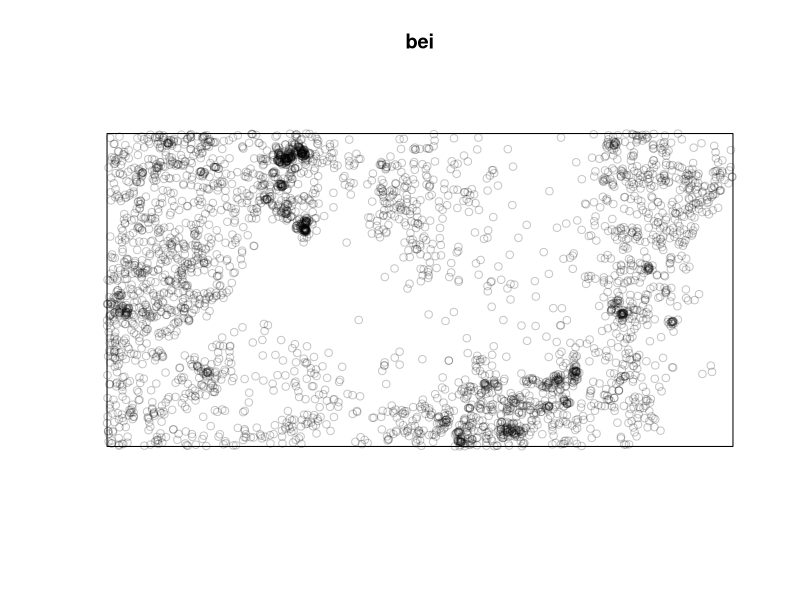
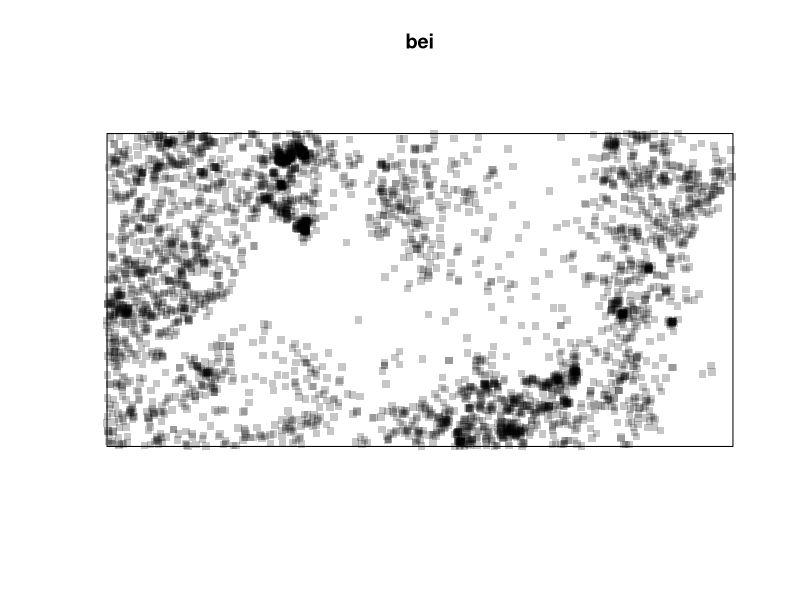
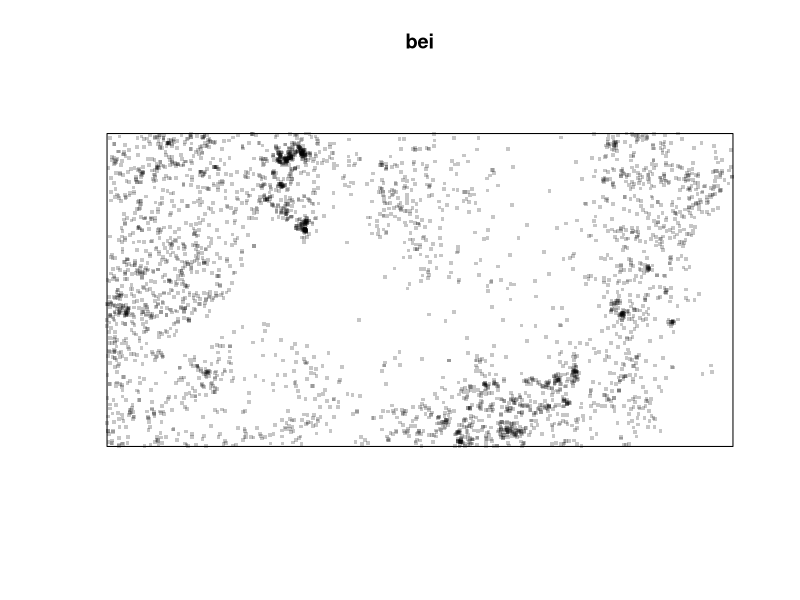
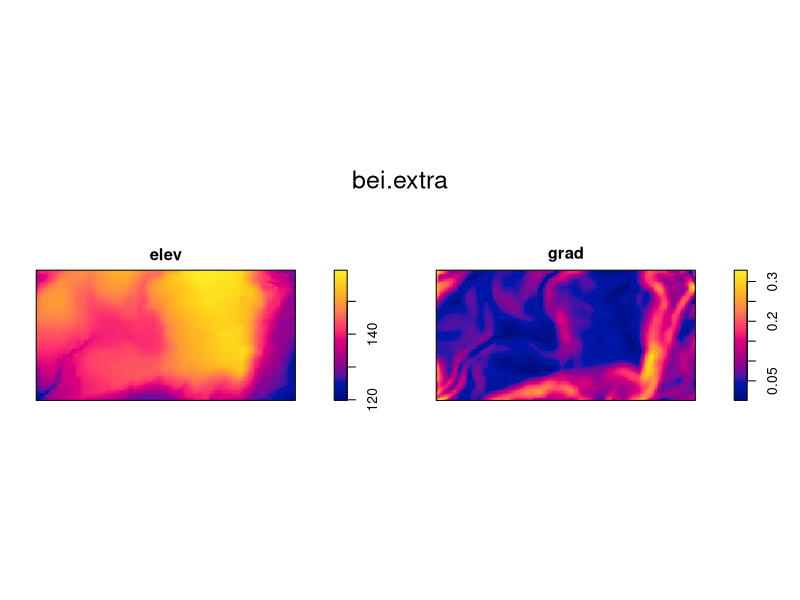

Generate these figures, in order, with R: (Note: this script raises an error after producing the figures.)
# R code for population density

# Installing packages
install.packages("spatstat")

# Using the packages(s)
library(spatstat)

# Recall the data
bei # dataset inside spatstat package
# Looking at the points in space
plot(bei)
# Changing the pch
plot(bei, pch=15)
# Decreasing the dimention 
plot(bei, pch=15, cex=.5)

# Drivers, a dataset with 2 variablesinside bei
bei.extra
# Plotting variables 
plot(bei.extra)

# Subsetting a dataset: NEW CONCEPT!
# There are 2 different methods to make a subset:
# 1st: name of the variable + $ symbol
# 2nd: number of the layer + [] for a table, [[]] for map layers 

bei.extra #name of the datasel
elev # name of the variable in bei.extra that we want to keep
elevation <- bei.extra$elev
# output
elevation 
# Plot elevation 
plot(elevation)

# Subset by the number of the layer/variable
elevation2 <- bei.extra[[1]]
# In case bei.extra was a table: bei.extra[1]
# Plot the new object
plot(elevatio2)

# Creating our first map!
densitymap <- density(bei)
# Output 
densitymap
# Plot the result 
plot(densitymap)

# Plotting the points ontop of the density map
points(bei, cex=.5)

# New concept: MULTIFRAME!
# Creating the multiframe
par(mfrow=c(1,2))
plot(elevation)
plot(densitymap)

# Exercise: Put the elevation map on top of the densitymap
par(mfrow=c(2,1))
plot(elevation)
plot(densitymap)

# If you get any graphical issue here is your friend: 
dev.off()
